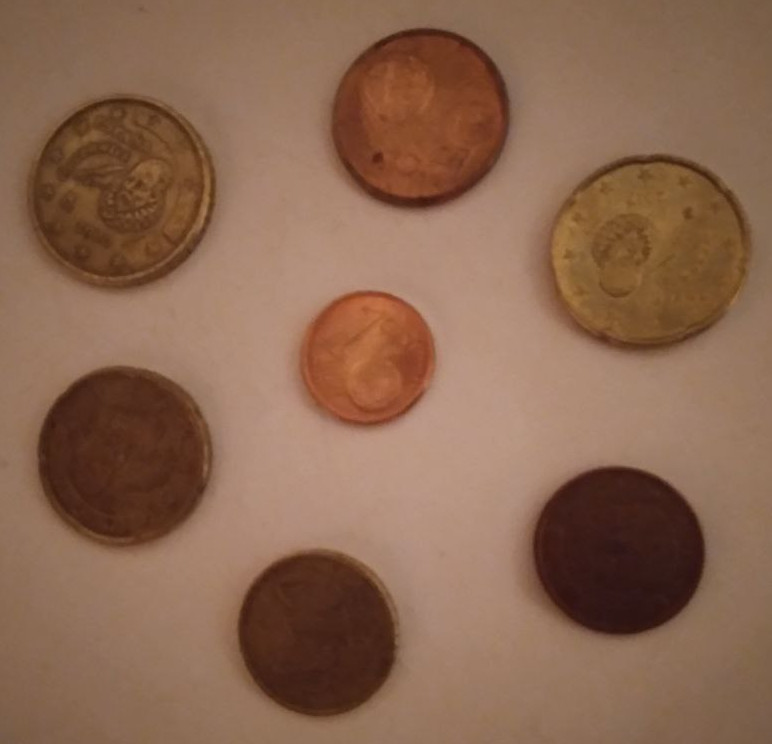
#> input picture IA/Programacion/Learning/opencv/archives/monedas.jpg, 772 x 744 px
$ jupyter execute hough-circulos.ipynb
#> lines starting #> are read from the running program, lines starting #| are printed output that depends on the picture
[cell 1]
import numpy as np
import cv2 as cv
from matplotlib import pyplot as plt

[cell 2]
img_file = "archives/monedas.jpg"
img = cv.imread(img_file)
#> img is the input picture: shape (744, 772, 3); mean B, G, R 80.5, 102.5, 138.4
img2 = cv.cvtColor(img, cv.COLOR_BGR2RGB)
plt.imshow(img2)

[cell 3]
gris = cv.cvtColor(img, cv.COLOR_BGR2GRAY)
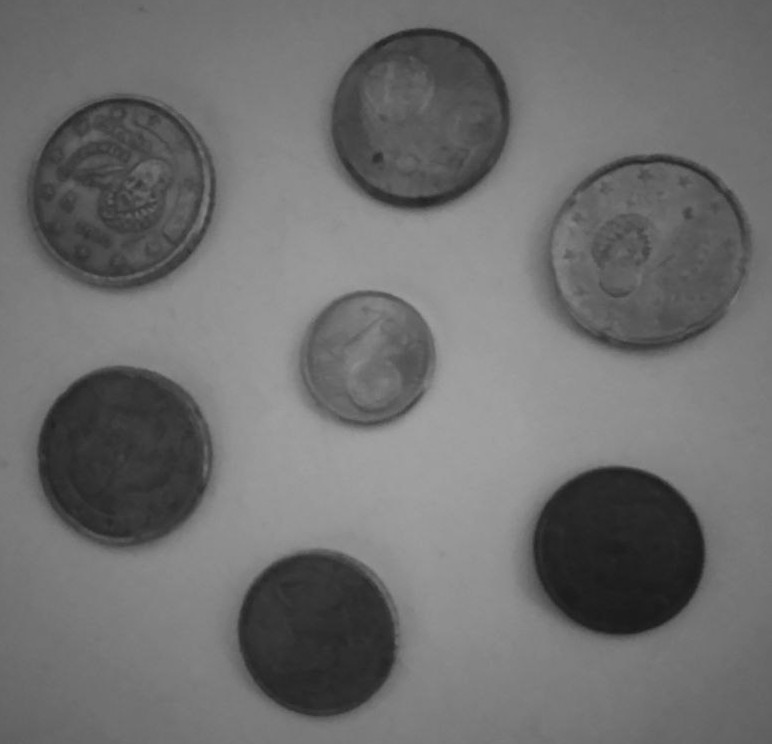
#> gris: shape (744, 772); min 25, max 163, mean 110.7
#gris = cv.cvtColor(img, cv.COLOR_BGR2HSV)[:,:,2].copy()
#plt.imshow(img3[:,:,1], cmap="gray")
# plt.imshow(gris, cmap="gray")
gris = cv.GaussianBlur(gris, (3,3), sigmaX=0, sigmaY=0)

circulos = cv.HoughCircles(gris, cv.HOUGH_GRADIENT, dp=1,
                           minDist=gris.shape[0]/10, param1=160, param2=10,
                           minRadius=50, maxRadius=150)
#> circulos = [[616.5, 549.5, 83.9], [124.5, 452.5, 86.8], [317.5, 629.5, 80.7], [118.5, 192.5, 95.4], [422.5, 117.5, 89.6], [369.5, 356.5, 66.1], [653.5, 266.5, 104.5]]
if circulos is not None:
  circulos = np.uint16(np.around(circulos))
#> circulos = [[616, 550, 84], [124, 452, 87], [318, 630, 81], [118, 192, 95], [422, 118, 90], [370, 356, 66], [654, 266, 104]]
  for circulo in circulos[0, :]:
    xcenter = circulo[0]
    ycenter = circulo[1]
    radio = circulo[2]
    cv.circle(img2, (xcenter, ycenter), radio, (0,255,0), 2)
    cv.circle(img2, (xcenter, ycenter), 5, (0,0,255), 3)
    cv.putText(img2, f"{radio}", (xcenter+5, ycenter),
               cv.FONT_HERSHEY_SIMPLEX, 1, (0,255,0), 2)
#> this loop made 7 passes
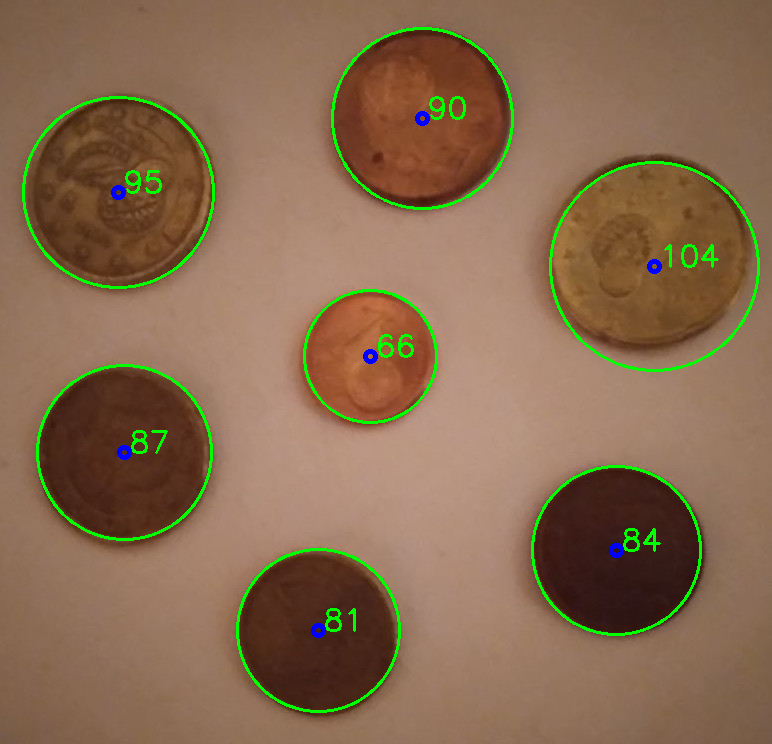
#> img2: shape (744, 772, 3); mean R, G, B 135.4, 106.8, 79.6


plt.imshow(img2)

[cell 4]
img3 = cv.cvtColor(img, cv.COLOR_BGR2HSV)
#> img3: shape (744, 772, 3); mean H, S, V 11.5, 113.2, 138.4
plt.imshow(img3[:,:,1], cmap="gray")
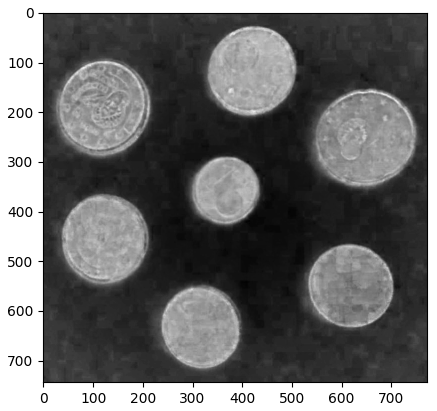
#> figure drawn by matplotlib, 1 panel

$ run again, with IA/Programacion/Learning/opencv/archives/ajedrez.jpg copied over IA/Programacion/Learning/opencv/archives/monedas.jpg
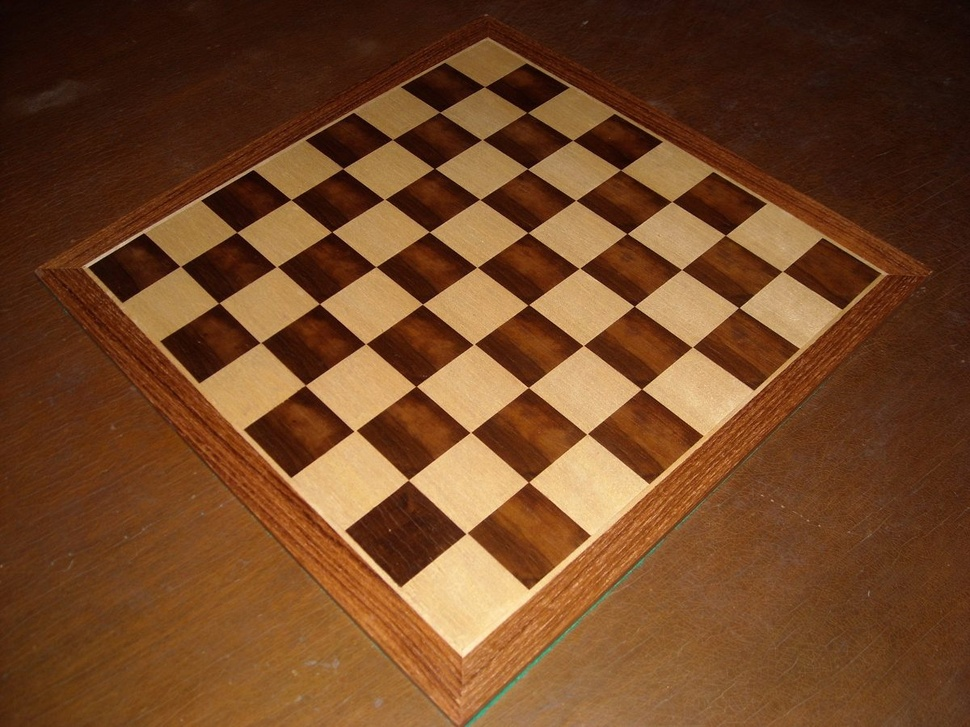
#> input picture IA/Programacion/Learning/opencv/archives/ajedrez.jpg, 970 x 727 px, shrunk from 1200 x 900 before the run
#> img is the input picture: shape (727, 970, 3); mean B, G, R 37.8, 70.1, 113.4
#> `gris = cv.cvtColor(img, cv.COLOR_BGR2GRAY)`:
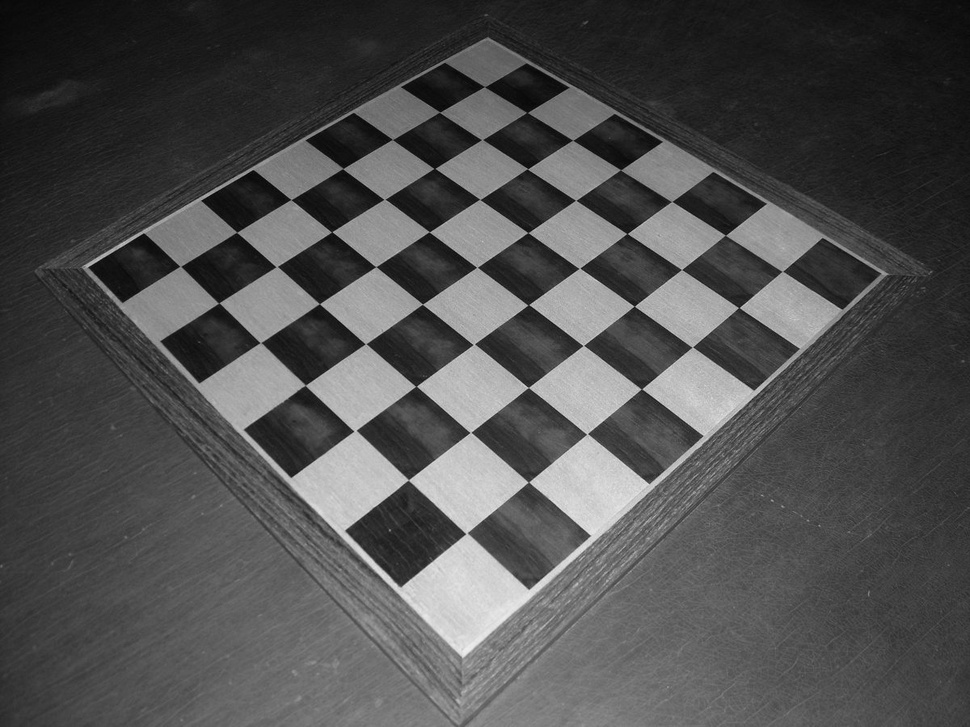
#> gris: shape (727, 970); min 5, max 238, mean 79.4
#> `circulos = cv.HoughCircles(gris, cv.HOUGH_GRADIENT, dp=1, minDist=gris..`: circulos = 73 rows, first 8: [469.5, 531.5, 149.4], [367.5, 436.5, 138.4], [566.5, 432.5, 143.9], [656.5, 303.5, 146.1], [605.5, 356.5, 146.1], [529.5, 217.5, 136.2], [339.5, 344.5, 149.4], [343.5, 270.5, 136.2]
#> `circulos = np.uint16(np.around(circulos))`: circulos = 73 rows, first 8: [470, 532, 149], [368, 436, 138], [566, 432, 144], [656, 304, 146], [606, 356, 146], [530, 218, 136], [340, 344, 149], [344, 270, 136]
#> the loop `for circulo in circulos[0, :]:` made 73 passes
#> img3: shape (727, 970, 3); mean H, S, V 12.1, 185.6, 113.4
#> `[cell 4] img3 = cv.cvtColor(img, cv.COLOR_BGR2HSV) plt.imshow(img3[:,:..`:
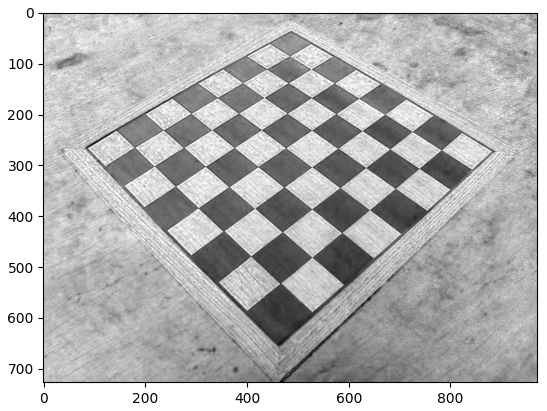
#> figure drawn by matplotlib, 1 panel
